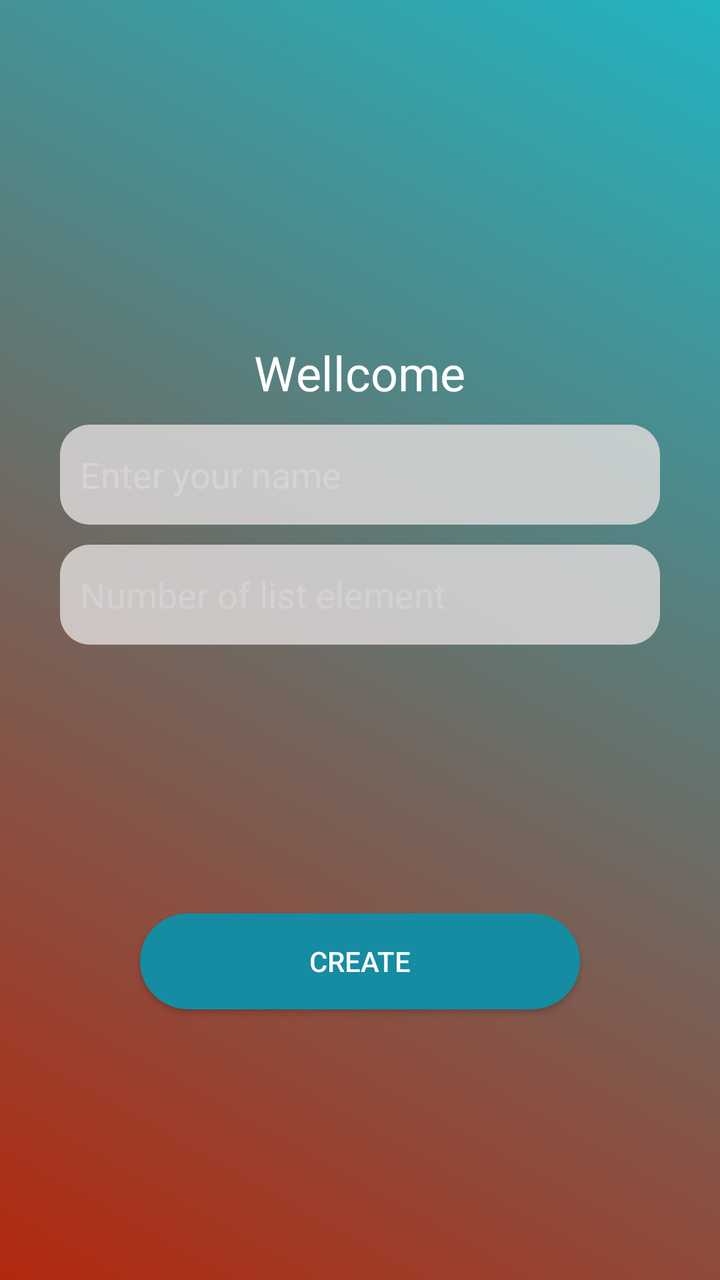
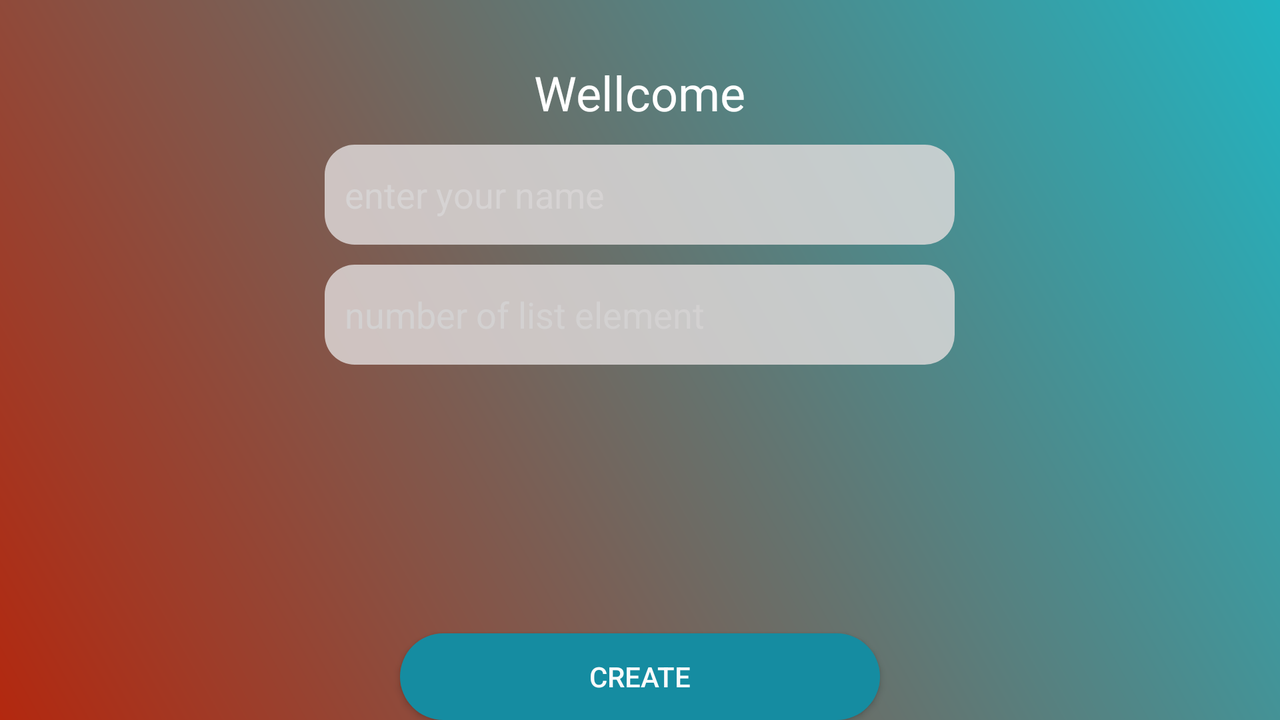

One screen, two layout resources from the same app: the default and the repository's alternative for another configuration. Each is rendered where Android would select it; the XML of both is given below.
<!-- AndroidManifest.xml: application theme AppTheme -->
<!-- res/layout/fragment_login.xml -->
<?xml version="1.0" encoding="utf-8"?>
<RelativeLayout xmlns:android="http://schemas.android.com/apk/res/android"
    xmlns:tools="http://schemas.android.com/tools"
    android:layout_width="match_parent"
    android:layout_height="match_parent"
    android:background="@drawable/back_login"
    tools:context=".fragment.LoginFragment">


    <TextView
        android:id="@+id/textView"
        android:layout_width="wrap_content"
        android:layout_height="wrap_content"
        android:layout_alignParentTop="true"
        android:layout_centerHorizontal="true"
        android:layout_marginTop="170dp"
        android:text="Wellcome"
        android:textColor="#FFFFFF"
        android:textSize="24sp" />

    <EditText
        android:id="@+id/edittxt_name"
        android:layout_width="wrap_content"
        android:layout_height="50dp"
        android:layout_below="@id/textView"
        android:layout_centerHorizontal="true"
        android:layout_marginStart="30dp"
        android:layout_marginTop="10dp"
        android:layout_marginEnd="30dp"
        android:layout_marginBottom="10dp"
        android:background="@drawable/back_edit_txt"
        android:ems="15"
        android:hint="Enter your name"
        android:inputType="textPersonName"
        android:paddingStart="10dp"
        android:textColor="#FFFFFF"
        android:textColorHint="#D6D3D3"
        android:textSize="18sp" />

    <EditText
        android:id="@+id/editTextNumber"
        android:layout_width="wrap_content"
        android:layout_height="50dp"
        android:layout_below="@id/edittxt_name"
        android:layout_centerInParent="true"
        android:layout_marginStart="30dp"
        android:layout_marginEnd="30dp"
        android:background="@drawable/back_edit_txt"
        android:ems="15"
        android:hint="Number of list element"
        android:inputType="number"
        android:paddingStart="10dp"
        android:textColor="#FFFFFF"
        android:textColorHint="#D3D1D1"
        android:textSize="18sp" />

    <TextView
        android:id="@+id/textView_wrong"
        android:layout_width="wrap_content"
        android:layout_height="wrap_content"
        android:layout_below="@id/editTextNumber"
        android:layout_centerInParent="true"
        android:layout_marginTop="10dp"
        android:layout_marginBottom="100dp"
        android:textColor="@android:color/holo_red_dark"
        android:textSize="18sp" />

    <Button
        android:id="@+id/button_create"
        android:layout_width="wrap_content"
        android:layout_height="wrap_content"
        android:layout_below="@id/textView_wrong"
        android:layout_alignParentLeft="true"
        android:layout_alignParentRight="true"
        android:layout_centerInParent="true"
        android:layout_marginStart="70dp"
        android:layout_marginEnd="70dp"
        android:background="@drawable/bach_create_btn"
        android:text="create"
        android:textColor="#FBFBFB" />
</RelativeLayout>
<!-- resources referenced by this layout -->
<resources>
  <!-- drawable bach_create_btn (drawable) -->
  <?xml version="1.0" encoding="utf-8"?>
  <shape xmlns:android="http://schemas.android.com/apk/res/android"
      android:shape="rectangle">
  
      <corners android:radius="25dp"/>
      <solid android:color="#158CA1"/>
  
  </shape>
  <!-- drawable back_edit_txt (drawable) -->
  <?xml version="1.0" encoding="utf-8"?>
  <shape xmlns:android="http://schemas.android.com/apk/res/android"
      android:shape="rectangle">
  
      <corners android:radius="15dp"/>
      <solid android:color="#D0E1DCDC"/>
  
  </shape>
  <!-- drawable back_login (drawable) -->
  <?xml version="1.0" encoding="utf-8"?>
  <shape xmlns:android="http://schemas.android.com/apk/res/android"
      android:shape="rectangle">
  <gradient android:startColor="#B3280F"
      android:endColor="#21B4C1"
      android:angle="45"/>
  </shape>
  <style name="AppTheme" parent="Theme.AppCompat.Light.DarkActionBar">
          
          <item name="colorPrimary">#25476E</item>
          <item name="colorPrimaryDark">#1C3450</item>
          <item name="colorAccent">@color/colorAccent</item>
      </style>
  <color name="colorAccent">#03DAC5</color>
</resources>
<!-- res/layout-land/fragment_login.xml (the repository's variant of the layout above) -->
<!-- drawn on the phone turned sideways -->
<?xml version="1.0" encoding="utf-8"?>
<RelativeLayout xmlns:android="http://schemas.android.com/apk/res/android"
    xmlns:tools="http://schemas.android.com/tools"
    android:layout_width="match_parent"
    android:layout_height="match_parent"
    android:background="@drawable/back_login"
    tools:context=".fragment.LoginFragment">

    <TextView
        android:id="@+id/textView"
        android:layout_width="wrap_content"
        android:layout_height="wrap_content"
        android:layout_alignParentTop="true"
        android:layout_centerHorizontal="true"
        android:layout_marginTop="30dp"
        android:text="Wellcome"
        android:textColor="#FFFFFF"
        android:textSize="24sp" />

    <EditText
        android:id="@+id/edittxt_name"
        android:layout_width="wrap_content"
        android:layout_height="50dp"
        android:layout_below="@id/textView"
        android:layout_centerHorizontal="true"
        android:layout_marginStart="30dp"
        android:layout_marginTop="10dp"
        android:layout_marginEnd="30dp"
        android:layout_marginBottom="10dp"
        android:background="@drawable/back_edit_txt"
        android:ems="15"
        android:hint="enter your name"
        android:inputType="textPersonName"
        android:paddingStart="10dp"
        android:textColor="#FFFFFF"
        android:textColorHint="#D6D3D3"
        android:textSize="18sp" />

    <EditText
        android:id="@+id/editTextNumber"
        android:layout_width="wrap_content"
        android:layout_height="50dp"
        android:layout_below="@id/edittxt_name"
        android:layout_centerInParent="true"
        android:layout_marginStart="30dp"
        android:layout_marginEnd="30dp"
        android:background="@drawable/back_edit_txt"
        android:ems="15"
        android:hint="number of list element"
        android:inputType="number"
        android:paddingStart="10dp"
        android:textColor="#FFFFFF"
        android:textColorHint="#D3D1D1"
        android:textSize="18sp" />

    <TextView
        android:id="@+id/textView_wrong"
        android:layout_width="wrap_content"
        android:layout_height="wrap_content"
        android:layout_below="@id/editTextNumber"
        android:layout_centerInParent="true"
        android:layout_marginTop="10dp"
        android:layout_marginBottom="100dp"
        android:textColor="@android:color/holo_red_dark"
        android:textSize="18sp" />

    <Button
        android:id="@+id/button_create"
        android:layout_width="wrap_content"
        android:layout_height="wrap_content"
        android:layout_below="@id/textView_wrong"
        android:layout_alignParentLeft="true"
        android:layout_alignParentRight="true"
        android:layout_centerInParent="true"
        android:layout_centerHorizontal="false"
        android:layout_marginStart="200dp"
        android:layout_marginEnd="200dp"
        android:background="@drawable/bach_create_btn"
        android:text="create"
        android:textColor="#FBFBFB" />
</RelativeLayout>
